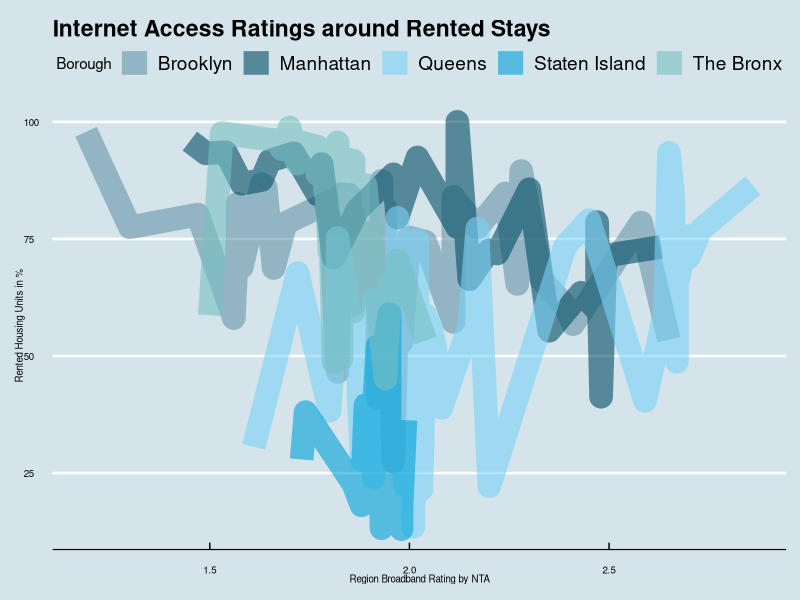
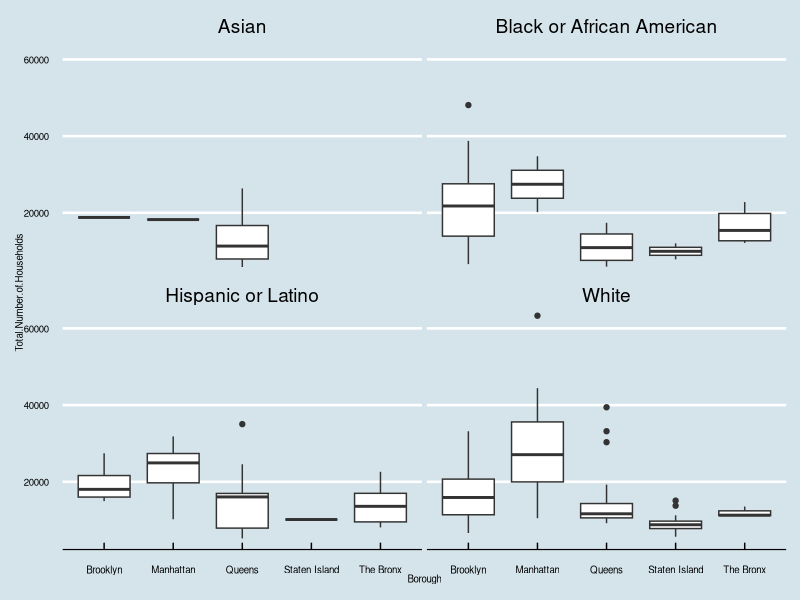
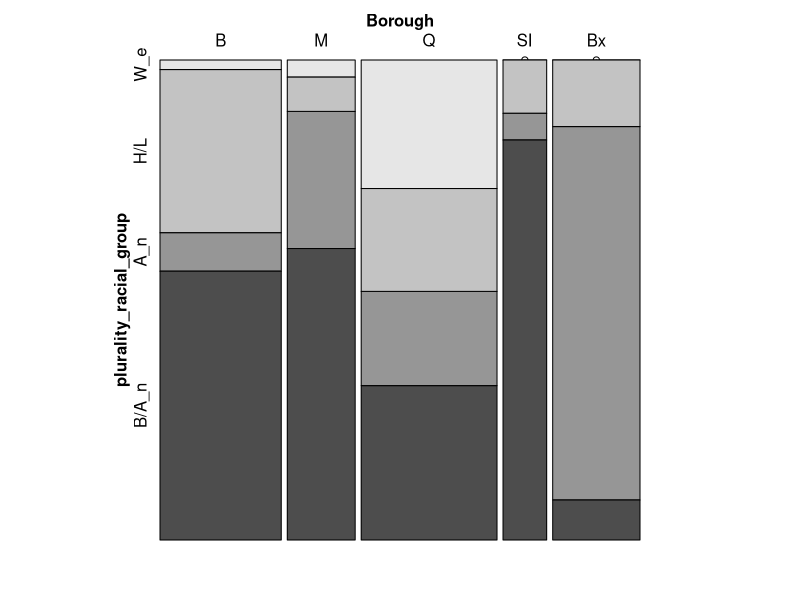
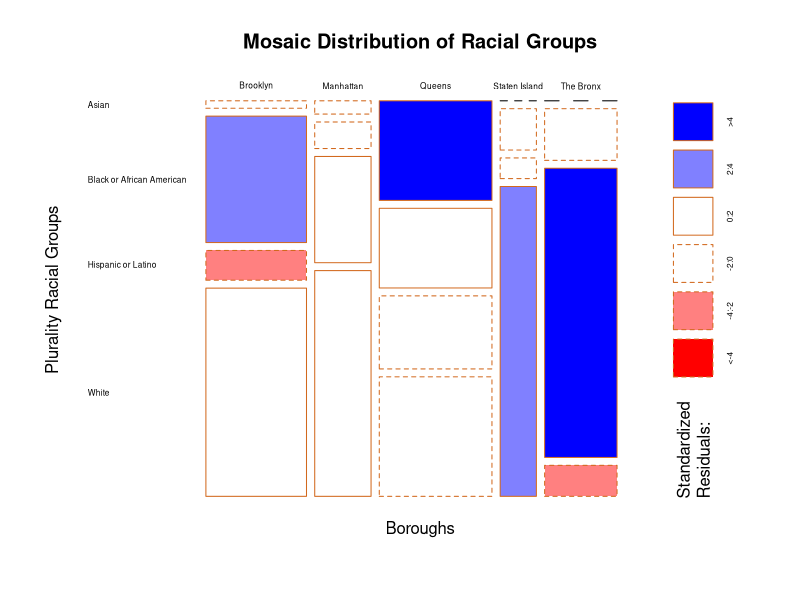
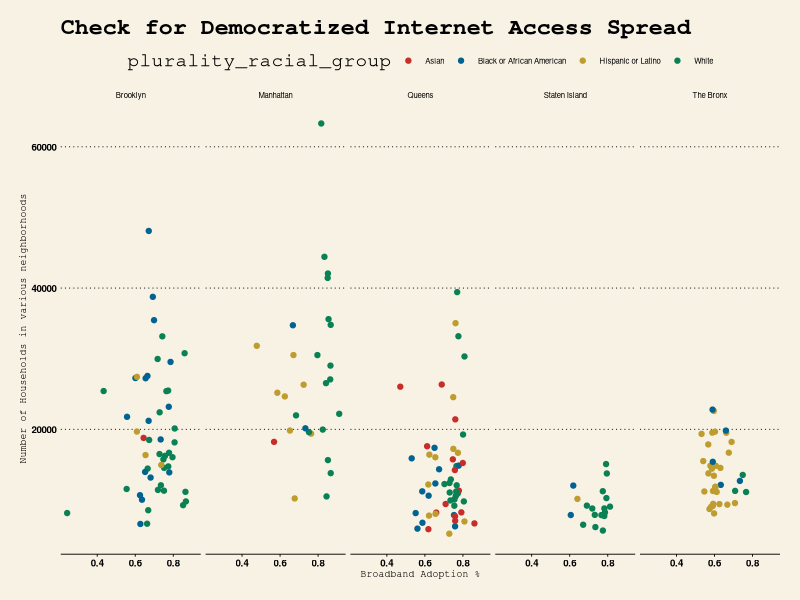
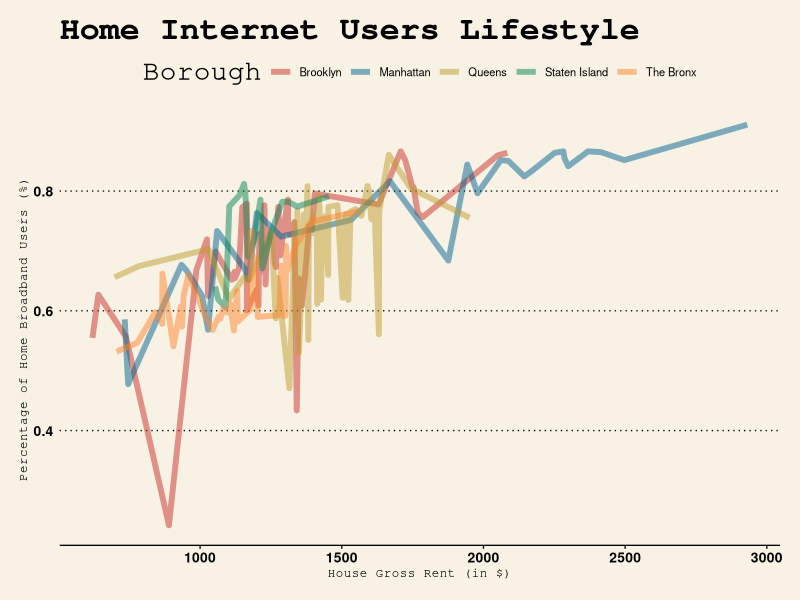
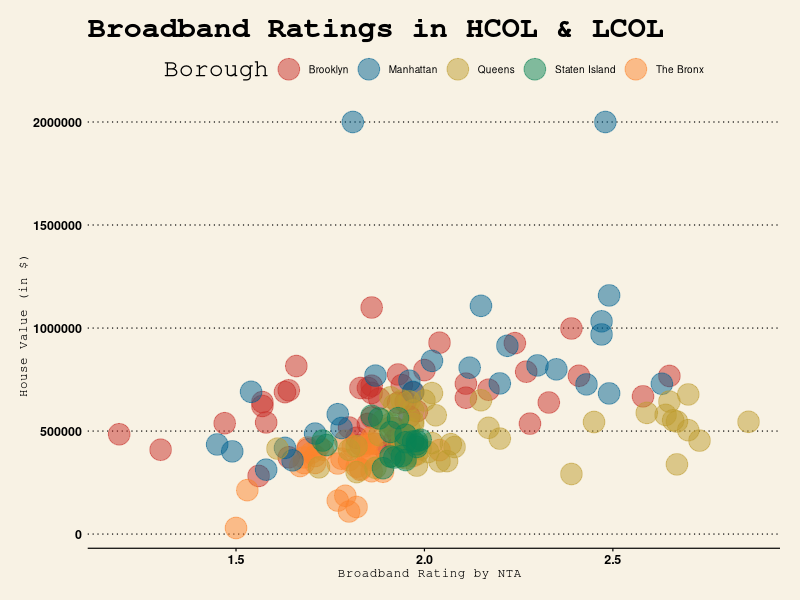
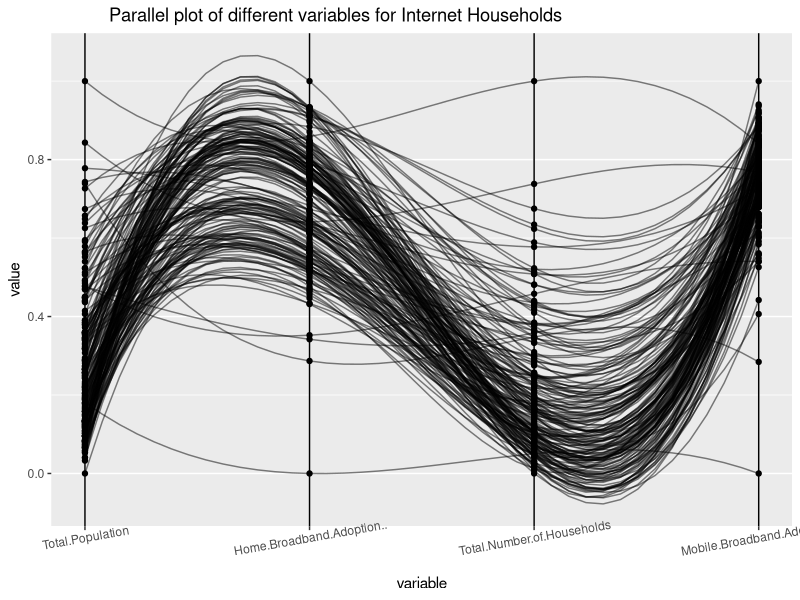

R code for these plots, in order:
## ---- chunk 1

library(forcats)
library(tidyr)
library(dplyr)
library(RColorBrewer)
library(ggpubr)
library(ggplot2)
library(ggridges)
library(GGally)
library(ggrepel)
library(vcd)
library(ggthemes)

## ---- chunk 2
data = read.csv(file='data/clean/combined_dataset_no_weird.csv')

data_snap <- select(data, c('Borough',
                          'Neighborhood.Name',
                          'Total.Population',
                          'Total.Number.of.Households',
                          'Per.Capita.Income..in...',
                          'Home.Broadband.Adoption..', 
                          'Residential.Broadband.Choice.Average.by.NTA',
                          'Mobile.Dependent.Households..Percentage.of.Households.' ,
                          'Public.Wi.Fi.in.NYC.Count', 
                          'Mobile.Broadband.Adoption..',
                          'English.only.language..',
                          'Language.other.than.English..',
                          'Native.born.in.US..',
                          'Foreign.born..',
                          'Completed.Bachelors.degree.or.higher..',
                          'Median.House.gross.rent..in...',
                          'Median.House.value..in...', 
                          'Owner.occupied.Housing.unit..',
                          'Total.occupied.Housing.unit..',
                          'Renter.occupied.Housing.unit..',
                          'Work.from.Home...Capable',
                          'Work.from.Home...Incapable',
                          'plurality_racial_group'
                          ))
data_snap$Per.Capita.Income..in... <- data_snap$Per.Capita.Income..in.../1000
data_snap$Mobile.Dependent.Households..Percentage.of.Households. <- data_snap$Mobile.Dependent.Households..Percentage.of.Households. * 100
data_snap$Mobile.Broadband.Adoption.. <- data_snap$Mobile.Broadband.Adoption.. * 100
data_snap$Home.Broadband.Adoption.. <- data_snap$Home.Broadband.Adoption.. * 100

## ---- chunk 3

## Do the people in NYC who we are living in rented stays have access to better internet facilities?

# Internet Access Ratings around Rented Stays
iar <- ggplot(data, aes(fill=Borough, x=Residential.Broadband.Choice.Average.by.NTA, y=Renter.occupied.Housing.unit..)) +
    geom_line(aes(color=Borough), alpha=.6, size = 8) +
    ggtitle("Internet Access Ratings around Rented Stays") +
    xlab("Region Broadband Rating by NTA") +
    ylab("Rented Housing Units in %") +
    theme_economist() + 
    scale_color_economist() +
    theme(axis.title = element_text(size = 7),
    axis.text = element_text(size = 7))

iar
## ---- chunk 4
# Borough wise Household Distribution
bhd <- ggplot(data, aes(x=Borough, y=Total.Number.of.Households)) +
   geom_boxplot() + facet_wrap(~ plurality_racial_group) +
   theme_economist() + 
   scale_color_economist() +
   theme(axis.title = element_text(size = 7),
        axis.text = element_text(size = 7))

bhd
## ---- chunk 5
pcolors <- wsj_pal(palette = "colors6")
freq_count <- data %>%
  group_by(Borough,plurality_racial_group) %>%
  summarize(Freq = n())

# Basic Mosaic Plot of Racial groups residing in different boroughs
fig_mos <- vcd::mosaic( plurality_racial_group ~ Borough,data = freq_count,
             set_labels=list(plurality_racial_group = c("W_e","H/L","A_n","B/A_n"),
                             highlighting_fill = pcolors,
                             Borough = c("B","M","Q","SI","Bx")),direction = c("v","h"))

fig_mos

## ---- chunk 6
# Enhanced Mosaic Plot of Racial groups residing in different boroughs
cex.axis = 0.5
adv_mos <- mosaicplot(data$Borough ~ data$plurality_racial_group, 
           main = "Mosaic Distribution of Racial Groups",
           sub = "",
           ylab = "Plurality Racial Groups",
           xlab = "Boroughs",
           las = 1,
           border = "chocolate",
           cex.axis = 0.5,
           shade = TRUE)

adv_mos
## ---- chunk 7
# Democratized Internet Access Spread
dias <- ggplot(data, aes(Home.Broadband.Adoption..,Total.Number.of.Households)) +
  geom_point(aes(color = plurality_racial_group)) +
  theme_grey(10) +
  facet_grid(~Borough) +
  theme(strip.text = element_text(size = 10, color = "blue"),legend.position = "bottom") +
  xlab("Broadband Adoption %") +
  ylab("Number of Households in various neighborhoods") +
  ggtitle("Check for Democratized Internet Access Spread") +
  theme_wsj(base_size = 7,) +
  scale_colour_wsj("colors6") +
  theme(axis.title=element_text(size=7))

dias
## ---- chunk 8
# Home Internet Users Lifestyle
wsj_plot <- ggplot(data, aes(fill=Borough, y=Home.Broadband.Adoption.., x=Median.House.gross.rent..in...)) +
    geom_line(aes(color=Borough), alpha=.5, size =2) +
    ggtitle("Home Internet Users Lifestyle") +
    ylab("Percentage of Home Broadband Users (%) ") +
    xlab("House Gross Rent (in $)") +
    theme_wsj(base_size = 10,) +
    scale_colour_wsj("colors6") +
    theme(axis.title=element_text(size=9))

wsj_plot

## ---- chunk 9

# Broadband Ratings in HCOL & LCOL
wsj_plot2 <- ggplot(data, aes(fill=Borough, x=Residential.Broadband.Choice.Average.by.NTA, y=Median.House.value..in...)) +
    geom_point(aes(color=Borough), alpha=.5, size =7) +
    ggtitle("Broadband Ratings in HCOL & LCOL") +
    xlab("Broadband Rating by NTA ") +
    ylab("House Value (in $)") +
    theme_wsj(base_size = 9,) +
    scale_colour_wsj("colors6") +
    theme(axis.title=element_text(size=9))

wsj_plot2

## ---- chunk 10

# Parallel Coordinates Plot of Variables
ppcoord_plot <- ggparcoord(data, columns = c(4,7,6,8), alphaLines = 0.5,scale = "uniminmax", splineFactor = 10, showPoints = TRUE) +
  theme(legend.position = "none",plot.title = element_text(hjust = 0.2)) +
  scale_color_manual(values = c("grey70")) +
  ggtitle("Parallel plot of different variables for Internet Households") +
  geom_vline(xintercept = 1:4, color = "black") +
  theme(axis.text.x = element_text(angle=10))

ppcoord_plot
